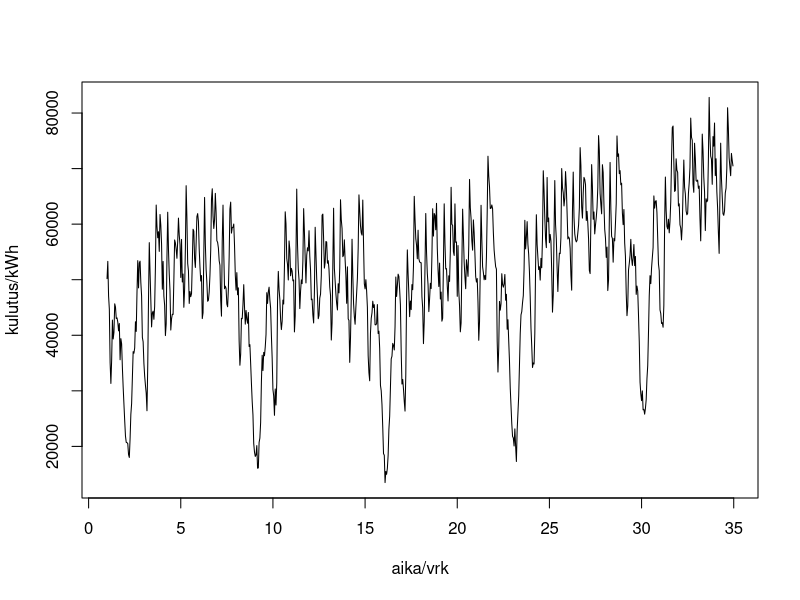
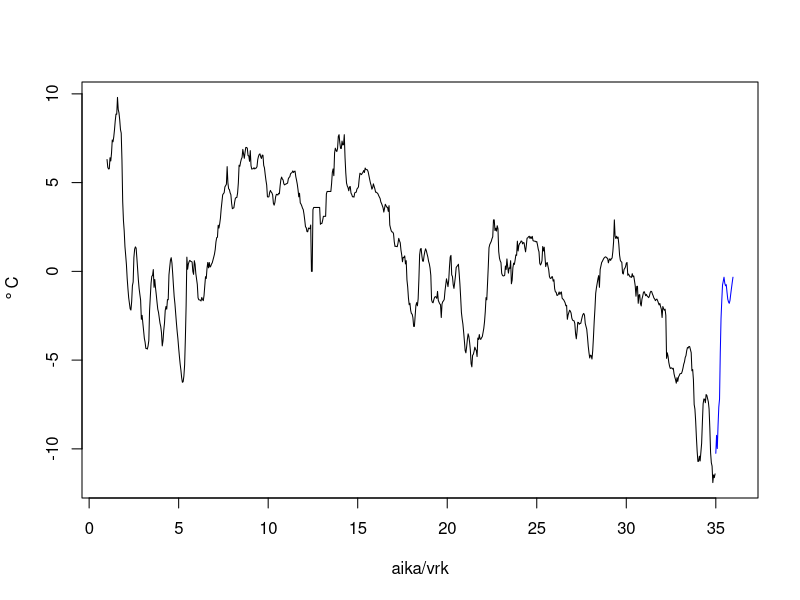
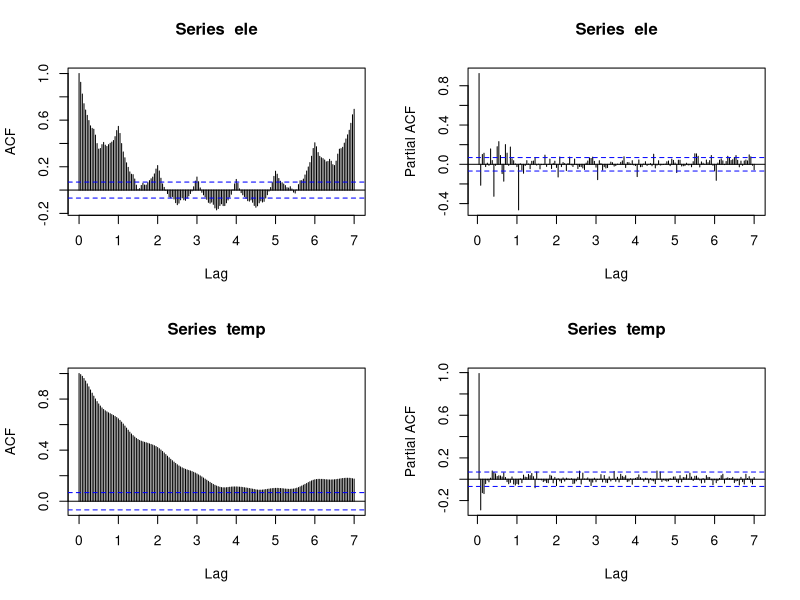
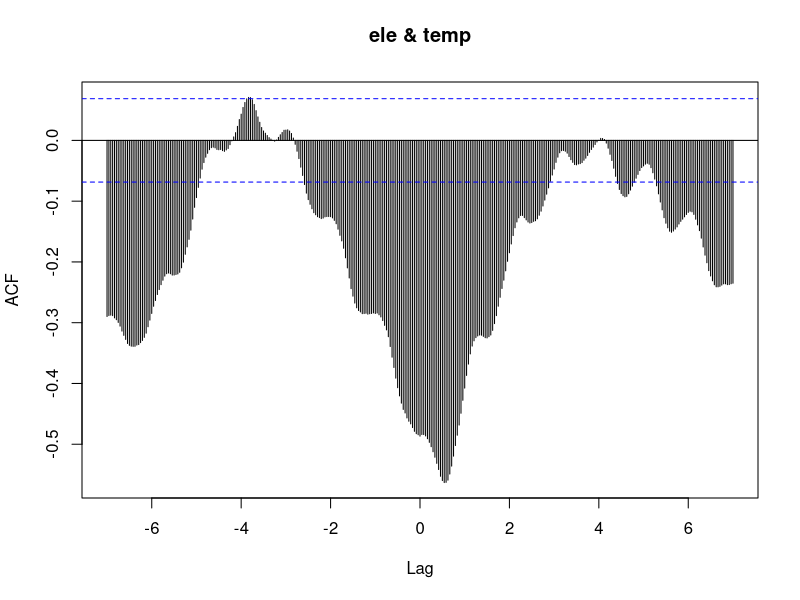
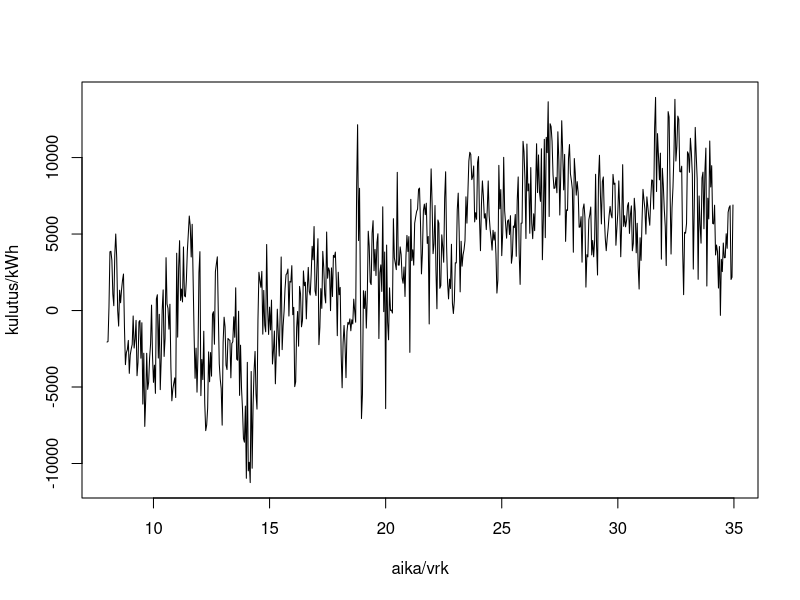
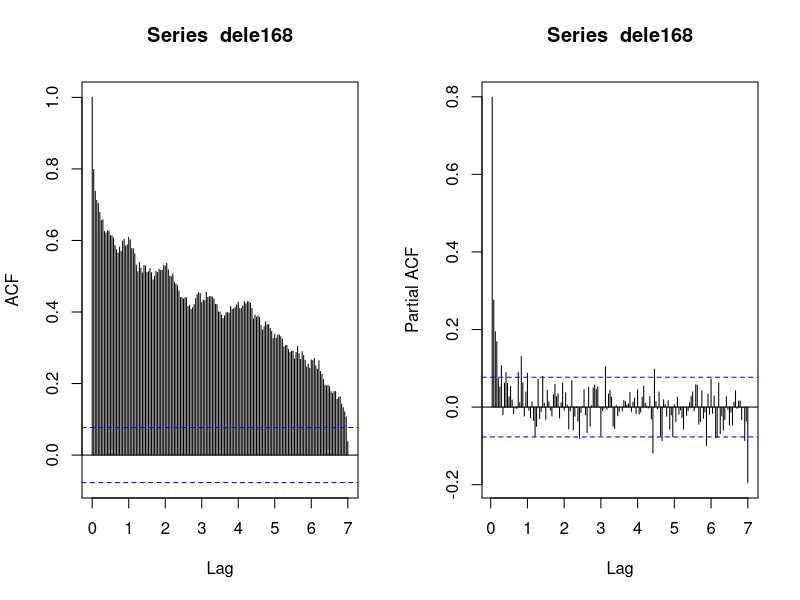
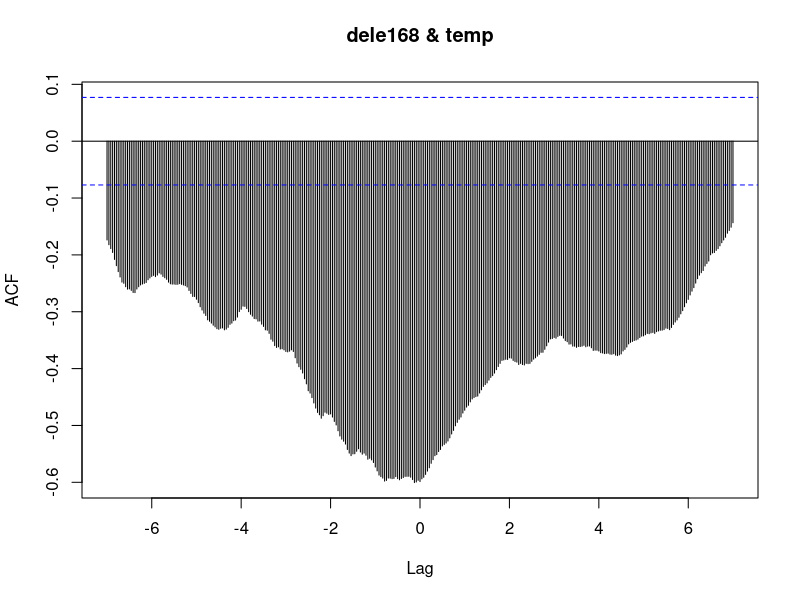
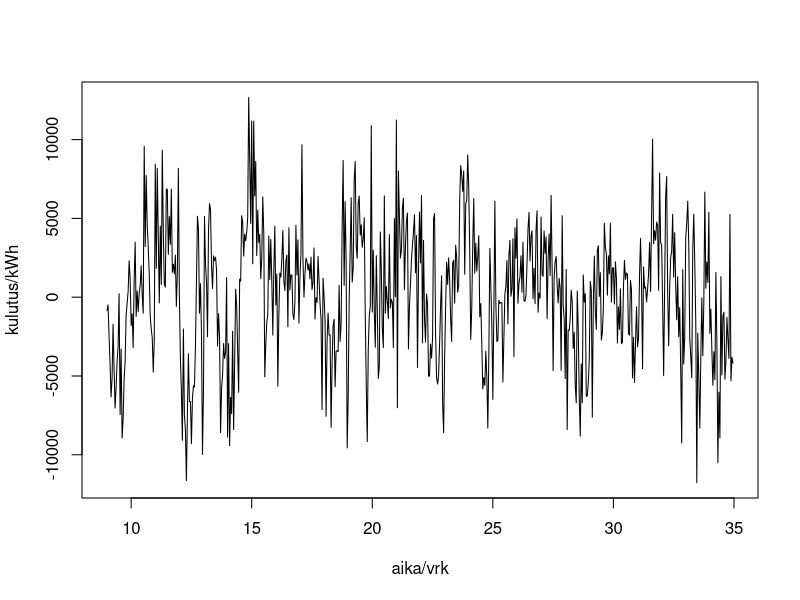

The R source for these figures, in order:
# setwd("~/systislabra_sahko")

# Luetaan s?hk?nkulutus- ja l?mp?tiladata, hyp?t??n headerrivin yli
eletemp = read.table(file = "sahko.csv",
                     sep = ";",
                     dec = ",",
                     skip = 1,
                     col.names = c('kWh','Celcius'))

# S?hk?nkulutus aikasarjaksi
ele = ts(eletemp$kWh[1:816], start = 1, frequency = 24)

# L?mp?tila kahdeksi aikasarjaksi: 816 ensimm?ist? havaintoa k?ytet??n mallin estimointiin
# ja 24 viimeist? havaintoa ennustamiseen.
temp = ts(eletemp$Celcius, start = 1, frequency = 24)
temp816 = ts(eletemp$Celcius[1:816], start = 1, frequency = 24)
# start parametrina vektori: 817. tunti = 35. p?iv?n ensimm?inen tunti
temp24 = ts(eletemp$Celcius[817:840], start = c(35,1), frequency = 24)

# Plotataan aikasarjat
ts.plot(ele,
        xlab = "aika/vrk",
        ylab = "kulutus/kWh")
ts.plot(temp816,temp24,
        xlab = "aika/vrk",
        ylab = expression(~degree~C),
        col = c("black", "blue"))

# M??ritell??n 2x2 plottausruudukko.
par(mfrow=c(2,2))
# Jos haluat katsoa kuvia 2x2 matriisin sijaan yksitellen, niin
# par(mfrow=c(1,1))

# Plotataan autokorrelaatio-, osittaisautokorrelaatio- ja ristikorrelaatiofunktiot.
acf(ele, lag.max=168)
acf(ele, lag.max=168, type = "partial")
acf(temp, lag.max=168)
acf(temp, lag.max=168, type = "partial")
# Piirret??n ristikorrelaatiofunktio omaan kuvaan
par(mfrow=c(1,1))
ccf(ele,temp, lag.max=168)

# Mahdolliset kaudet aikasarjassa
L1 = 168
L2 = 24

# Differointien lukumäärä, kauden pituus
d = 1
S = L2
D = 1

dele168 <- diff(ele, lag = L1, differences = 1)

ts.plot(dele168,
        xlab = "aika/vrk",
        ylab = "kulutus/kWh")

par(mfrow=c(1,2))

# Plotataan autokorrelaatio-, osittaisautokorrelaatio- ja ristikorrelaatiofunktiot.
acf(dele168, lag.max=168)
acf(dele168, lag.max=168, type = "partial")
# Piirret??n ristikorrelaatiofunktio omaan kuvaan
par(mfrow=c(1,1))
ccf(dele168,temp, lag.max=168)

if (D > 0) {
  dele <- diff(dele168, lag = L2, differences = D)
}
ts.plot(dele,
        xlab = "aika/vrk",
        ylab = "kulutus/kWh")

par(mfrow=c(1,2))

# Plotataan autokorrelaatio-, osittaisautokorrelaatio- ja ristikorrelaatiofunktiot.
acf(dele, lag.max=168)
acf(dele, lag.max=168, type = "partial")
# Piirret??n ristikorrelaatiofunktio omaan kuvaan
par(mfrow=c(1,1))
ccf(dele,temp, lag.max=168)


